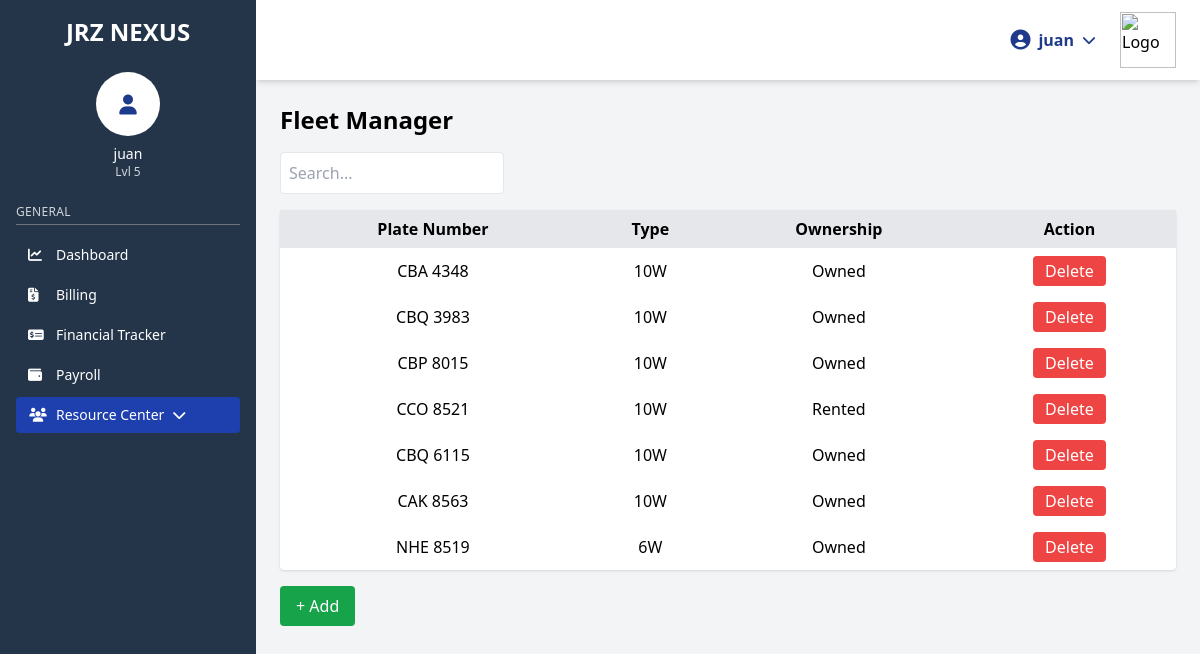
Screenshot of /fleet_manager.php (signed in) with the database file from the repository.
### tables this page shows
CREATE TABLE `users` (
  `id` int(11) NOT NULL,
  `username` varchar(50) NOT NULL,
  `password` varchar(255) NOT NULL,
  `role` enum('admin','user') NOT NULL
);

CREATE TABLE `fleet` (
  `id` int(11) NOT NULL,
  `plate_number` varchar(100) DEFAULT NULL,
  `type` varchar(100) DEFAULT NULL,
  `ownership` varchar(100) DEFAULT NULL
);

### fleet_manager.php (the view, shortened to what this page needs)
<?php
require 'dbconnection.php';
$search = $_GET['search'] ?? '';
$result = $conn->query("SELECT * FROM fleet WHERE plate_number LIKE '%$search%'");
?>
<body class="h-screen overflow-hidden">
    <div class="flex h-full">
        <?php include 'sidebar.php'; ?>
        <div class="flex-1 flex flex-col overflow-auto">
            <?php include 'topnav.php'; ?>
            <main class="p-6 flex-1 bg-gray-100 overflow-auto">
                <h1 class="text-2xl font-bold mb-4">Fleet Manager</h1>
                <input type="text" id="searchInput" placeholder="Search..." class="mb-4 px-2 py-2 w-1/4 rounded border">
                <form method="post">
                    <table class="w-full table-auto bg-white shadow rounded">
                        <thead>
                            <tr class="bg-gray-200 text-center">
                                <th class="p-2">Plate Number</th>
                                <th class="p-2">Type</th>
                                <th class="p-2">Ownership</th>
                                <th class="p-2">Action</th>
                            </tr>
                        </thead>
                        <tbody id="fleetBody">
                            <?php while ($row = $result->fetch_assoc()): ?>
                                <tr>
                                    <td class="p-2 text-center"><?= htmlspecialchars($row['plate_number']) ?></td>
                                    <td class="p-2 text-center"><?= htmlspecialchars($row['type']) ?></td>
                                    <td class="p-2 text-center"><?= htmlspecialchars($row['ownership']) ?></td>
                                    <td class="p-2 text-center">
                                        <button type="submit" name="delete" value="1" class="bg-red-500 text-white px-3 py-1 rounded"
                                            onclick="return confirm('Are you sure you want to delete this vehicle?');">
                                            Delete
                                        </button>
                                    </td>
                                </tr>
                            <?php endwhile; ?>
                        </tbody>
                    </table>
                </form>
                <button onclick="document.getElementById('addModal').classList.remove('hidden')"
                    class="bg-green-600 text-white px-4 py-2 rounded mb-4">
                    + Add
                </button>
            </main>
        </div>
    </div>
</body>

### sidebar.php (shortened to what this page needs)
<?php
require 'dbconnection.php';
function isActive($pages)
{
    $current = basename($_SERVER['PHP_SELF']);
    if (is_array($pages)) {
        return in_array($current, $pages) ? 'bg-blue-800' : 'hover:bg-blue-700';
    } else {
        return $current === $pages ? 'bg-blue-800' : 'hover:bg-blue-700';
    }
}
$resourcePages = ['accounts_manager.php', 'fleet_manager.php', 'trip_manager.php', 'payroll_manager.php'];
$resourceActive = isActive($resourcePages);
$username = 'Guest';
if (isset($_SESSION['user_id'])) {
    $user_id = $_SESSION['user_id'];
    $stmt = $conn->prepare("SELECT username FROM users WHERE id = ?");
    $stmt->bind_param("i", $user_id);
    $stmt->execute();
    $stmt->bind_result($fetchedUsername);
    if ($stmt->fetch()) {
        $username = $fetchedUsername;
    }
}
?>
<?php include 'header.php'; ?>
<div class="w-64 h-screen bg-[#24354a] text-white flex flex-col p-4">
    <div class="text-center mb-6">
        <h1 class="text-2xl font-bold">JRZ NEXUS</h1>
    </div>
    <div class="flex flex-col items-center mb-6">
        <div class="w-16 h-16 rounded-full bg-white text-blue-900 flex items-center justify-center mb-2">
            <i class="fas fa-user fa-lg"></i>
        </div>
        <div class="text-sm text-white"><?= htmlspecialchars($username) ?></div>
        <div class="text-xs text-gray-300">Lvl 5</div>
    </div>
    <div class="text-xs uppercase tracking-wide text-gray-300 border-b border-gray-500 pb-1 mb-3">General</div>
    <nav class="flex flex-col space-y-1 text-sm">
        <a href="dashboard.php" class="flex items-center space-x-2 px-3 py-2 rounded <?= isActive('dashboard.php') ?>">
            <i class="fas fa-chart-line w-5 text-white"></i>
            <span>Dashboard</span>
        </a>
        <a href="billing.php" class="flex items-center space-x-2 px-3 py-2 rounded <?= isActive('billing.php') ?>">
            <i class="fas fa-file-invoice-dollar w-5 text-white"></i>
            <span>Billing</span>
        </a>
        <a href="tracker.php" class="flex items-center space-x-2 px-3 py-2 rounded <?= isActive('tracker.php') ?>">
            <i class="fas fa-money-check-alt w-5 text-white"></i>
            <span>Financial Tracker</span>
        </a>
        <a href="payroll.php" class="flex items-center space-x-2 px-3 py-2 rounded <?= isActive('payroll.php') ?>">
            <i class="fas fa-wallet w-5 text-white"></i>
            <span>Payroll</span>
        </a>
        <div class="relative list-none">
            <button onclick="toggleResourceDropdown()" class="w-full flex items-center space-x-2 px-3 py-2 rounded <?= $resourceActive ?: 'hover:bg-blue-700' ?> text-white focus:outline-none">
                <i class="fas fa-users w-5"></i>
                <span>Resource Center</span>
                <i class="fas fa-chevron-down ml-auto text-sm"></i>
            </button>
        </div>
    </nav>
</div>

### topnav.php (shortened to what this page needs)
<?php include 'header.php'; ?>
<div class="w-full bg-white shadow-md px-6 py-3 flex items-center justify-end gap-6 z-10">
    <div class="relative inline-block text-left">
        <button onclick="toggleDropdown()" class="flex items-center space-x-2 text-blue-900 font-semibold focus:outline-none">
            <i class="fas fa-user-circle text-xl"></i>
            <span><?= htmlspecialchars($username) ?></span>
            <i class="fas fa-chevron-down text-sm"></i>
        </button>
    </div>
    <img src="assets/TRULINK.png" alt="Logo" class="h-14 w-auto object-contain">
</div>

### rows the page displays
users: username "juan"
fleet: plate_number "CBA 4348", type "10W", ownership "Owned"
fleet: plate_number "CBQ 3983", type "10W", ownership "Owned"
fleet: plate_number "CBP 8015", type "10W", ownership "Owned"
fleet: plate_number "CCO 8521", type "10W", ownership "Rented"
fleet: plate_number "CBQ 6115", type "10W", ownership "Owned"
fleet: plate_number "CAK 8563", type "10W", ownership "Owned"
fleet: plate_number "NHE 8519", type "6W", ownership "Owned"
